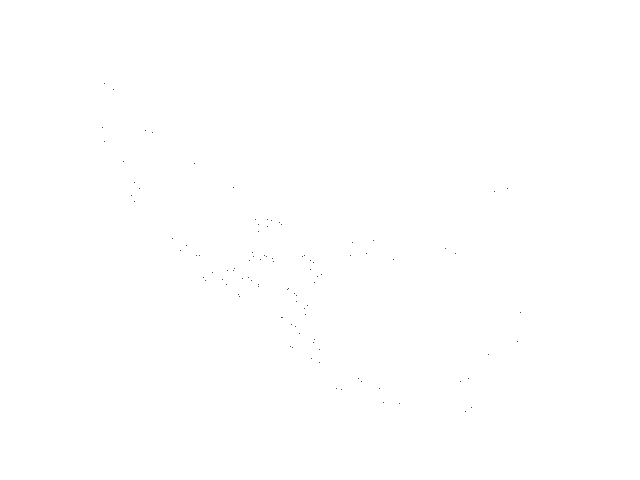
Frame 1 (no input)
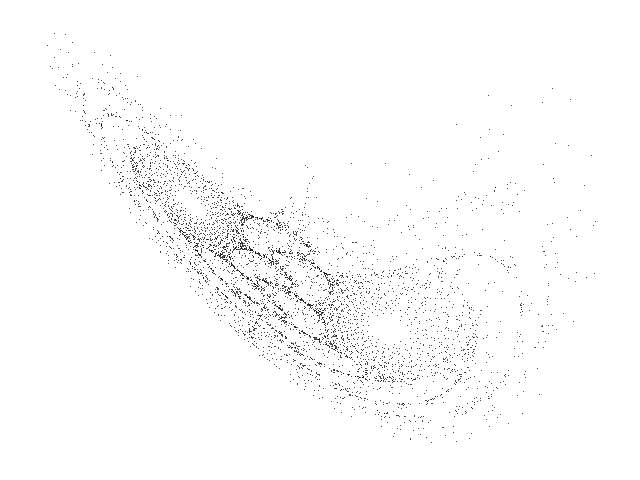
Frame 60 (the mouse pressed at the canvas centre just before this capture)
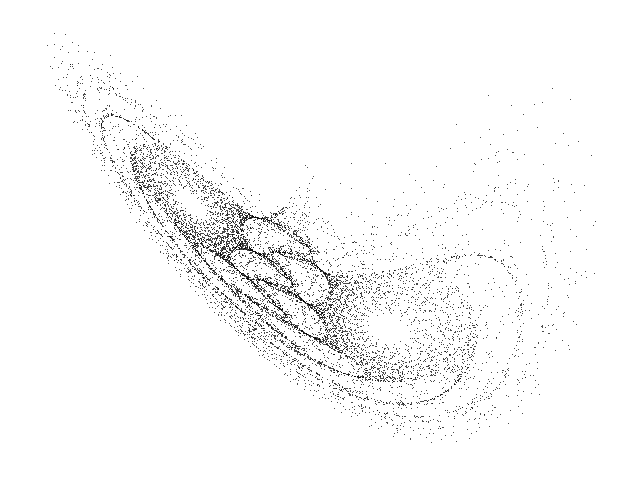
Frame 120 (the mouse held since frame 60 and released just before this capture)

The Processing sketch that drew these frames (run headless with seeded random() and noise(); from frame 60 on, the mouse is pressed at the canvas centre):

// Processing sketch: Quadratic_A
// ── Quadratic_A.pde
// Quadratic A chaotic map //

  float x = 0.1;
  float y = 0.1;
  float a1 = -1.0;
  float a2 = 0.9;
  float a3 = 0.4;
  float a4 = -0.2;
  float a5 = -0.6;
  float a6 = -0.5;
  float a7 = 0.4;
  float a8 = 0.7;
  float a9 = 0.3;
  float a10 = -0.5;
  float a11 = 0.7;
  float a12 = -0.8;


void setup() {
  
  size(640, 480);
  background(255);
  
}

void draw() {
  
  for (int i=0; i<100; i++) {
    
    float nx = x;
    float ny = y;
    
    x = a1 + a2 * nx + a3 * pow(nx, 2.0) + a4 * nx * ny + a5 * ny + a6 * pow(ny, 2.0);
    y = a7 + a8 * nx + a9 * pow(nx, 2.0) + a10 * nx * ny + a11 * ny + a12 * pow(ny, 2.0);
    
    point(490 + (120 * x), 150 + (170 * y));
        
  }

}
